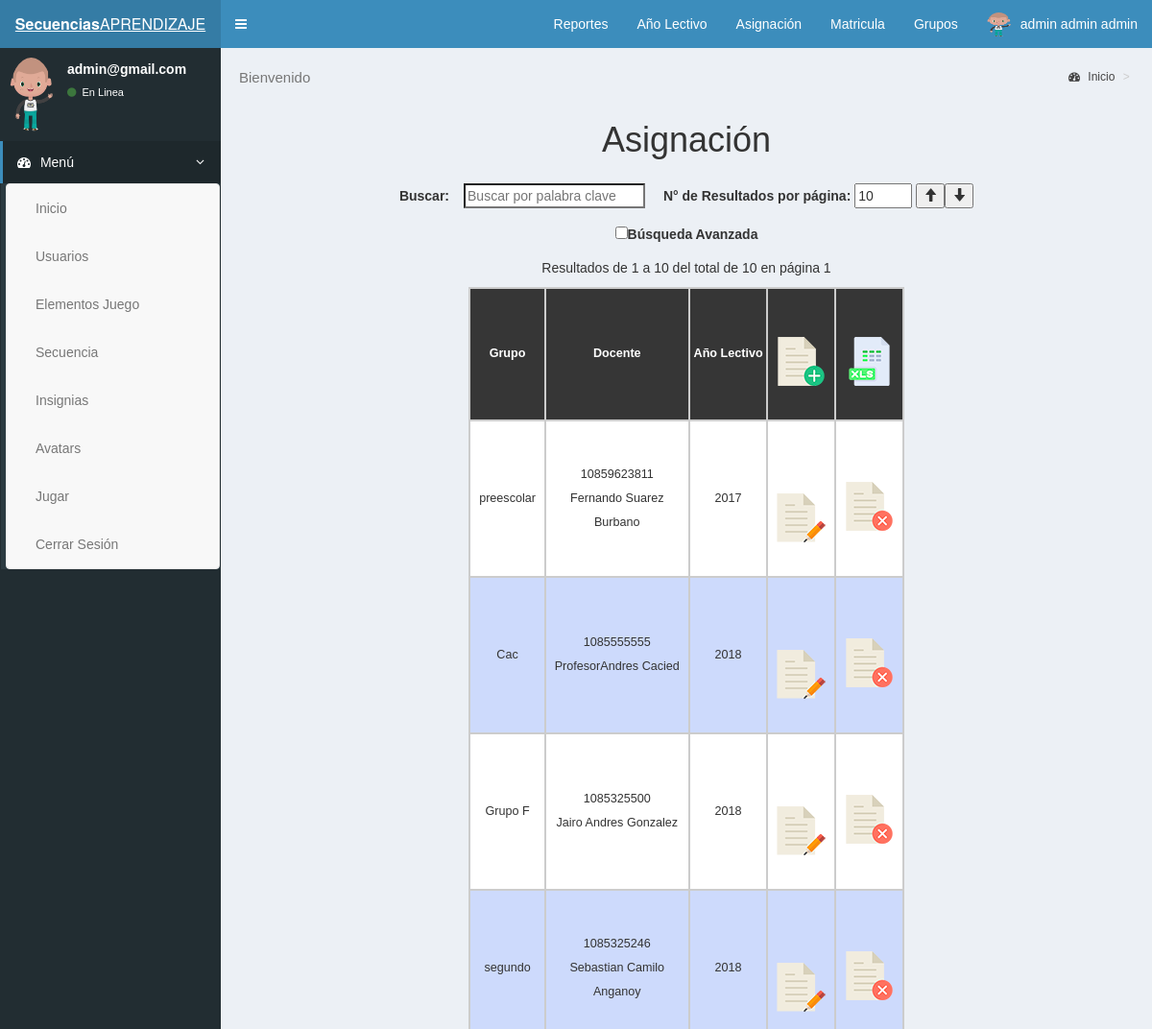
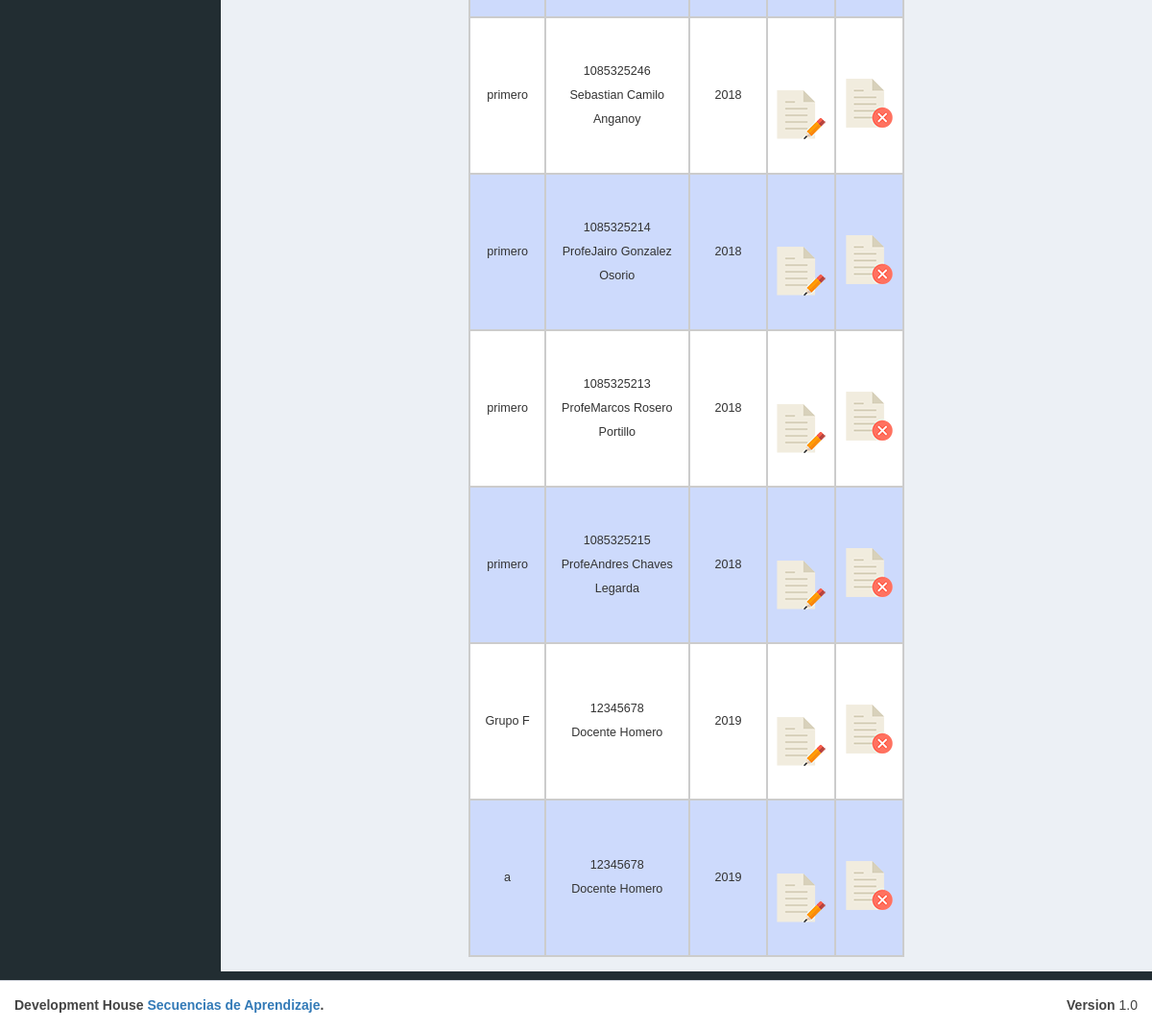
The app's page /secuencias_viejo/php/asignacion.php (signed in) with its own data (2 pictures, top to bottom).
### tables this page shows
CREATE TABLE IF NOT EXISTS `asignacion` (
  `id_asignacion` bigint(20) NOT NULL AUTO_INCREMENT COMMENT 'este campo representa la llave primaria pk de la tabla asignación ',
  `grupo` bigint(20) NOT NULL COMMENT 'este campo representa el id del grupo que se relaciona con asignación del docente y año ',
  `docente` bigint(20) NOT NULL COMMENT 'este campo representa el id del docente que se relaciona con asignación del grupo y año',
  `anio` bigint(20) NOT NULL COMMENT 'este campo representa el id del año que se relaciona con asignación del grupo y docente',
  PRIMARY KEY (`id_asignacion`),
  UNIQUE KEY `grupo_2` (`grupo`,`docente`,`anio`),
  KEY `docente` (`docente`),
  KEY `grupo` (`grupo`),
  KEY `anio` (`anio`)
);

CREATE TABLE IF NOT EXISTS `grupo` (
  `id_grupo` bigint(20) NOT NULL AUTO_INCREMENT COMMENT 'este campo representa la llave primaria PK de la tabla grupo',
  `nombre` varchar(255) NOT NULL COMMENT 'este campo almacena el nombre del grupo',
  PRIMARY KEY (`id_grupo`),
  UNIQUE KEY `nombre` (`nombre`)
);

CREATE TABLE IF NOT EXISTS `usuarios` (
  `id_usuarios` bigint(20) NOT NULL AUTO_INCREMENT COMMENT 'este campo representa la llave primaria PK de la tabla usuarios',
  `nombre` varchar(255) NOT NULL COMMENT 'este campo almacena el nombre de profesor, estudiante o administrador',
  `apellido1` varchar(255) NOT NULL COMMENT 'este campo almacena el primer apellido del profesor, estudiante o administrador ',
  `apellido2` varchar(255) DEFAULT NULL COMMENT 'este campo almacena el segundo apellido del profesor, estudiante o administrador',
  `nuip` varchar(255) NOT NULL COMMENT 'este campo almacena el número único de identificación personal del profesor, estudiante o administrador',
  `email` varchar(255) NOT NULL COMMENT 'este campo almacena el email del profesor, estudiante o administrador',
  `clave` varchar(255) NOT NULL COMMENT 'este campo almacena la clave del profesor, estudiante o administrador',
  `f_nacimiento` date NOT NULL COMMENT 'este campo almacena la fecha de nacimiento del profesor, estudiante o administrador',
  `tipo` enum('docente','admin','estudiante') NOT NULL DEFAULT 'estudiante' COMMENT 'este campo almacena el tipo, si es profesor, estudiante o administrador',
  `avatar` bigint(20) DEFAULT NULL COMMENT 'este campo representa la llave primaria de la tabla avatar',
  `puntos` int(11) NOT NULL COMMENT 'este campo almacena los puntos que obtiene el estudiante ',
  `estado` enum('Activo','Inactivo') NOT NULL DEFAULT 'Activo' COMMENT 'este campo almacena el estado en el que se encuentra el usuario',
  `ultimo_inicio` datetime NOT NULL COMMENT 'este campo almacena la fecha y hora del ultimo inicio del estudiante',
  PRIMARY KEY (`id_usuarios`),
  UNIQUE KEY `email` (`email`),
  UNIQUE KEY `nuip` (`nuip`),
  KEY `avatar` (`avatar`)
);

CREATE TABLE IF NOT EXISTS `anio_lectivo` (
  `id_anio_lectivo` bigint(20) NOT NULL AUTO_INCREMENT COMMENT 'este campo representa la llave primaria pk del año que se está cursando',
  `nombre_anio_lectivo` varchar(255) NOT NULL COMMENT 'este campo representa el nombre del año lectivo que se está cursando por ejemplo 2017 - 2018 o 2017',
  `estado_anio_lectivo` enum('Activo','Inactivo') NOT NULL DEFAULT 'Inactivo' COMMENT 'este campo representa el estado del año lectivo, si se encuentra vigente o no',
  PRIMARY KEY (`id_anio_lectivo`),
  UNIQUE KEY `nombre_anio_lectivo` (`nombre_anio_lectivo`)
);

### secuencias_viejo/php/asignacion.php (the view, shortened to what the rows shown need)
<?php
require("../config/conexion.php");
 require_once("../config/funciones.php");
 ?>
<center>
<?php
function buscar_asignacion($datos="",$reporte=""){
require("../config/conexion.php");
require_once ("../lib/Zebra_Pagination/Zebra_Pagination.php");
$resultados = ((isset($_COOKIE['numeroresultados_asignacion']) and $_COOKIE['numeroresultados_asignacion']!="" ) ? $_COOKIE['numeroresultados_asignacion'] : 10);
$paginacion = new Zebra_Pagination();
$paginacion->records_per_page($resultados);
$paginacion->records_per_page($resultados);
$cookiepage="page_asignacion";
$funcionjs="buscar();";$paginacion->fn_js_page("$funcionjs");
$paginacion->cookie_page($cookiepage);
$paginacion->padding(false);
$sql = "SELECT `asignacion`.`id_asignacion`, `asignacion`.`grupo`, `grupo`.`nombre` as gruponombre, `asignacion`.`docente`, `usuarios`.`nuip` as usuariosnuip, `usuarios`.`nombre` as usuariosnombre, `usuarios`.`apellido1` as usuariosapellido1, `usuarios`.`apellido2` as usuariosapellido2, `asignacion`.`anio`, `anio_lectivo`.`nombre_anio_lectivo` as anio_lectivonombre_anio_lectivo FROM `asignacion`  inner join `grupo` on `asignacion`.`grupo` = `grupo`.`id_grupo` inner join `usuarios` on `asignacion`.`docente` = `usuarios`.`id_usuarios` inner join `anio_lectivo` on `asignacion`.`anio` = `anio_lectivo`.`id_anio_lectivo`  ";
$datosrecibidos = $datos;
$datos = explode(" ",$datosrecibidos);
$datos[]="";
$cont =  0;
$sql .= ' WHERE ';
foreach ($datos as $id => $dato){
$sql .= ' concat(LOWER(`grupo`.`nombre`)," ",LOWER(`usuarios`.`nombre`)," ",LOWER(`usuarios`.`apellido1`)," ",LOWER(`usuarios`.`apellido2`)," ",LOWER(`anio_lectivo`.`nombre_anio_lectivo`)) LIKE "%'.mb_strtolower($dato, 'UTF-8').'%"';
$cont ++;
if (count($datos)>1 and count($datos)<>$cont){
$sql .= " and ";
}
}
$sql .=  " ORDER BY ";
if (isset($_COOKIE['orderbyasignacion']) and $_COOKIE['orderbyasignacion']!=""){ $sql .= "`asignacion`.`".$_COOKIE['orderbyasignacion']."`";
}else{ $sql .= "`asignacion`.`id_asignacion`";}
if (isset($_COOKIE['orderad_asignacion'])){
$orderadasignacion = $_COOKIE['orderad_asignacion'];
$sql .=  " $orderadasignacion ";
}else{
$sql .=  " desc ";
}
$consulta_total_asignacion = $mysqli->query($sql);
$total_asignacion = $consulta_total_asignacion->num_rows;
$paginacion->records($total_asignacion);
if ($reporte=="") $sql .=  " LIMIT " . (($paginacion->get_page() - 1) * $resultados) . ", " . $resultados;
$consulta = $mysqli->query($sql);
 ?>
<div align="center">
<table border="1" id="tbasignacion">
<thead>
<tr>
<th <?php  if(isset($_COOKIE['orderbyasignacion']) and $_COOKIE['orderbyasignacion']== "grupo"){ echo " style='text-decoration:underline' ";} ?>  onclick="grabarcookie('orderbyasignacion','grupo');buscar();" >Grupo</th>
<th <?php  if(isset($_COOKIE['orderbyasignacion']) and $_COOKIE['orderbyasignacion']== "docente"){ echo " style='text-decoration:underline' ";} ?>  onclick="grabarcookie('orderbyasignacion','docente');buscar();" >Docente</th>
<th <?php  if(isset($_COOKIE['orderbyasignacion']) and $_COOKIE['orderbyasignacion']== "anio"){ echo " style='text-decoration:underline' ";} ?>  onclick="grabarcookie('orderbyasignacion','anio');buscar();" >Año Lectivo</th>
<?php if ($reporte==""){ ?>
<th data-label="Nuevo" class="thbotones"><form id="formNuevo" name="formNuevo" method="post" action="asignacion.php">
<input type="image" name="submit" id="submit" value="Nuevo" title="Nuevo" src="<?php echo $url_raiz ?>img/nuevo.png">
</form>
</th>
<th data-label="XLS" class="thbotones"><form id="formNuevo" name="formNuevo" method="post" action="asignacion.php?xls">
<input type="image" title="Descargar en XLS" src="<?php echo $url_raiz ?>img/xls.png" name="submit" id="submit" value="XLS">
</form>
</th>
<?php } ?>
</tr>
</thead><tbody>
<?php
while($row=$consulta->fetch_assoc()){
 ?>
<tr>
<td data-label="Grupo"><?php echo $row['gruponombre']?></td>
<?php if ($reporte=="xls"){ ?>
<td><?php echo $row['usuariosnuip'];?></td>
<td><?php echo $row['usuariosnombre']." ".$row['usuariosapellido1']." ".$row['usuariosapellido2']; ?></td>
<?php }else{ ?>
<td data-label="Docente"><?php echo $row['usuariosnuip']."<br>".$row['usuariosnombre']." ".$row['usuariosapellido1']." ".$row['usuariosapellido2']; ?></td>
<?php } ?>
<td data-label="Año Lectivo"><?php echo $row['anio_lectivonombre_anio_lectivo']?></td>
<?php if ($reporte==""){ ?>
<td data-label="Modificar">
<form id="formModificar" name="formModificar" method="post" action="asignacion.php">
<input type="image" src="<?php echo $url_raiz ?>img/modificar.png"name="submit" id="submit" value="Modificar" title="Modificar">
</form>
</td>
<td data-label="Eliminar">
<input title="Eliminar" type="image" src="<?php echo $url_raiz ?>img/eliminar.png" onClick="confirmeliminar('asignacion.php',{'del':'<?php echo $row['id_asignacion'];?>'},'<?php echo "Grupo: ".$row['gruponombre'].". Docente: ".$row['usuariosnombre']." ".$row['usuariosapellido1']." ".$row['usuariosapellido2']." (".$row['usuariosnuip']."). Año: ".$row['anio_lectivonombre_anio_lectivo']; ?>');" value="Eliminar">
</td>
<?php } ?>
</tr>
<?php
}
 ?>
</tbody>
</table>
</div>
<?php
}
 ?>
<center>
<h1>Asignación</h1>
</center><?php
if (isset($_POST['submit'])){
if ($_POST['submit']=="Registrar"){
 @session_start();
$sql = "INSERT INTO asignacion (`grupo`, `docente`, `anio`) VALUES ('".$_POST['grupo']."', '".$_POST['docente']."', '".$_SESSION['id_anio_lectivo']."')";
$insertar = $mysqli->query($sql);
if ($mysqli->affected_rows>0){
 ?>
<script>alert('Registro Exitoso')</script>
<meta http-equiv="refresh" content="1; url=asignacion.php" />
<?php
 }else{
 ?>
<script>alert('Registro fallido')</script>
<meta http-equiv="refresh" content="1; url=asignacion.php" />
<?php
}
}
if ($_POST['submit']=="Nuevo"){
$textoh1 ="Registrar";
$textobtn ="Registrar";
 ?>
<div class="col-md-3"></div><form class="col-md-6" id="form1" name="form1" method="post" action="asignacion.php" >
<h1><?php echo $textoh1 ?></h1>
<?php
echo '<div class="form-group"><p><input title="" class="form-control" name="id_asignacion" type="hidden" id="id_asignacion" value="';if (isset($row['id_asignacion'])) echo $row['id_asignacion'];echo '"';echo '></p>';
echo "</div>";echo '<div class="form-group"><p><label for="grupo">Grupo:<span title="Este campo es obligatorio" style="color:red;font-size: 30px;margin: 2px;/top: 12px;top: 13px;position: relative;">*</span></label>';
$sql2= "SELECT id_grupo,nombre FROM grupo;";
 ?>
<select  title="" class="form-control" name="grupo" id="grupo"  required onchange="valida_asignacion();">
<?php
echo '<option value="">Seleccione una opci&oacute;n</option>';
$consulta2 = $mysqli->query($sql2);
while($row2=$consulta2->fetch_assoc()){
echo '<option value="'.$row2['id_grupo'].'"';if (isset($row['grupo']) and $row['grupo'] == $row2['id_grupo']) echo " selected ";echo '>'.$row2['nombre'].'</option>';
}
echo '</select></p>';
echo "</div>";echo '<div class="form-group"><p><label for="docente">Docente:<span title="Este campo es obligatorio" style="color:red;font-size: 30px;margin: 2px;/top: 12px;top: 13px;position: relative;">*</span></label>';
$sql3= "SELECT * FROM usuarios WHERE tipo = 'docente';";
 ?>
<select  title="" class="form-control" name="docente" id="docente"  required onchange="valida_asignacion();">
<?php
echo '<option value="">Seleccione una opci&oacute;n</option>';
$consulta3 = $mysqli->query($sql3);
while($row3=$consulta3->fetch_assoc()){
echo '<option value="'.$row3['id_usuarios'].'"';
if (isset($row['docente']) and $row['docente'] == $row3['id_usuarios']) echo " selected ";echo '>'.$row3['nombre'].' '.$row3['apellido1'].' '.$row3['apellido2'].' ('.$row3['nuip'].')</option>';
}
echo '</select></p>';
echo "</div>";
echo '<div class="form-group"><p><label for="anio">Año Lectivo:</label>';
$sql4= "SELECT id_anio_lectivo,nombre_anio_lectivo FROM anio_lectivo;";
@session_start();
if (isset($_SESSION['nombre_anio_lectivo'])){
echo "<span>".$_SESSION['nombre_anio_lectivo']."</span>";
echo "<input type='hidden' id='anio' value='".$_SESSION['id_anio_lectivo']."'>";
}
echo "</div><span id=\"txtgrupodocenteanio\"></span>";
echo '<p><input type="hidden" name="submit" id="submit" value="'.$textobtn.'"><button type="submit" class="btn btn-primary">'.$textobtn.'</button></p>
</form><div class="col-md-3"></div>';
}
if ($_POST['submit']=="Modificar"){
$sql = 'SELECT `id_asignacion`, `grupo`, `docente`, `anio` FROM `asignacion` WHERE concat(`asignacion`.`id_asignacion`) ="'.$_POST['cod'].'" Limit 1';
$consulta = $mysqli->query($sql);
$row=$consulta->fetch_assoc();
$textoh1 ="Modificar";
$textobtn ="Actualizar";
 ?>
<div class="col-md-3"></div><form class="col-md-6" id="form1" name="form1" method="post" action="asignacion.php" >
<h1><?php echo $textoh1 ?></h1>
<p><input name="cod" type="hidden" id="cod" value="<?php if (isset($row['id_asignacion']))  echo $row['id_asignacion'] ?>" size="120" required></p>
<?php
echo '<div class="form-group"><p><input title="" class="form-control" name="id_asignacion" type="hidden" id="id_asignacion" value="';if (isset($row['id_asignacion'])) echo $row['id_asignacion'];echo '"';echo '></p>';
echo "</div>";echo '<div class="form-group"><p><label for="grupo">Grupo:<span title="Este campo es obligatorio" style="color:red;font-size: 30px;margin: 2px;/top: 12px;top: 13px;position: relative;">*</span></label>';
$sql2= "SELECT id_grupo,nombre FROM grupo;";
 ?>
<select  title="" class="form-control" name="grupo" id="grupo" onchange="valida_asignacion();" required>
<?php
echo '<option value="">Seleccione una opci&oacute;n</option>';
$consulta2 = $mysqli->query($sql2);
while($row2=$consulta2->fetch_assoc()){
echo '<option value="'.$row2['id_grupo'].'"';if (isset($row['grupo']) and $row['grupo'] == $row2['id_grupo']) echo " selected ";echo '>'.$row2['nombre'].'</option>';
}
echo '</select></p>';
echo "</div>";echo '<div class="form-group"><p><label for="docente">Docente:<span title="Este campo es obligatorio" style="color:red;font-size: 30px;margin: 2px;/top: 12px;top: 13px;position: relative;">*</span></label>';
$sql3= "SELECT * FROM usuarios WHERE tipo = 'docente';";
 ?>
<select  title="" class="form-control" name="docente" id="docente"  onchange="valida_asignacion();" required>
<?php
echo '<option value="">Seleccione una opci&oacute;n</option>';
$consulta3 = $mysqli->query($sql3);
while($row3=$consulta3->fetch_assoc()){
echo '<option value="'.$row3['id_usuarios'].'"';if (isset($row['docente']) and $row['docente'] == $row3['id_usuarios']) echo " selected ";echo '>'.$row3['nombre'].' '.$row3['apellido1'].' '.$row3['apellido2'].'</option>';
}
echo '</select></p>';
echo "</div>";echo '<div class="form-group"><p><label for="anio">Año Lectivo:<span title="Este campo es obligatorio" style="color:red;font-size: 30px;margin: 2px;/top: 12px;top: 13px;position: relative;">*</span></label>';
$sql4= "SELECT id_anio_lectivo,nombre_anio_lectivo FROM anio_lectivo;";
@session_start();
if (isset($_SESSION['nombre_anio_lectivo'])){
echo "<span>".$_SESSION['nombre_anio_lectivo']."</span>";
echo "<input type='hidden' id='anio' value='".$_SESSION['id_anio_lectivo']."'>";
}
echo "</div><span id=\"txtgrupodocenteanio\"></span>";
echo '<p><input type="hidden" name="submit" id="submit" value="'.$textobtn.'"><button type="submit" class="btn btn-primary">'.$textobtn.'</button></p>
</form><div class="col-md-3"></div>';
}
if ($_POST['submit']=="Actualizar"){
$cod = $_POST['cod'];
 @session_start();
$sql = "UPDATE asignacion SET id_asignacion='".$_POST['id_asignacion']."', grupo='".$_POST['grupo']."', docente='".$_POST['docente']."', anio='".$_SESSION['id_anio_lectivo']."'WHERE  `asignacion`.`id_asignacion` = '".$cod."';";
$actualizar = $mysqli->query($sql);
if ($mysqli->affected_rows>0){
?>
<script>alert('Modificación exitosa');</script>
<meta http-equiv="refresh" content="1; url=asignacion.php" />
<?php
 }else{
?>
<script>alert('Modificación fallida');</script>
<meta http-equiv="refresh" content="2; url=asignacion.php" />
<?php
}
}
 }else{
 ?>
<span id="txtsugerencias">
<?php
buscar_asignacion();
 ?>
</span>
<?php
}
echo '</center>';
 ?>
<?php $contenido = ob_get_contents();
include ("../plantilla/home.php");
 ?>

### records on screen
asignacion: grupo.nombre "preescolar", docente.nuip "10859623811", docente.nombre "Fernando", docente.apellido1 "Suarez", docente.apellido2 "Burbano", anio.nombre_anio_lectivo "2017"
asignacion: grupo.nombre "Cac", docente.nuip "1085555555", docente.nombre "ProfesorAndres", docente.apellido1 "Cacied", anio.nombre_anio_lectivo "2018"
asignacion: grupo.nombre "Grupo F", docente.nuip "1085325500", docente.nombre "Jairo Andres", docente.apellido1 "Gonzalez", anio.nombre_anio_lectivo "2018"
asignacion: grupo.nombre "segundo", docente.nuip "1085325246", docente.nombre "Sebastian Camilo", docente.apellido1 "Anganoy", anio.nombre_anio_lectivo "2018"
asignacion: grupo.nombre "primero", docente.nuip "1085325246", docente.nombre "Sebastian Camilo", docente.apellido1 "Anganoy", anio.nombre_anio_lectivo "2018"
asignacion: grupo.nombre "primero", docente.nuip "1085325214", docente.nombre "ProfeJairo", docente.apellido1 "Gonzalez", docente.apellido2 "Osorio", anio.nombre_anio_lectivo "2018"
asignacion: grupo.nombre "primero", docente.nuip "1085325213", docente.nombre "ProfeMarcos", docente.apellido1 "Rosero", docente.apellido2 "Portillo", anio.nombre_anio_lectivo "2018"
asignacion: grupo.nombre "primero", docente.nuip "1085325215", docente.nombre "ProfeAndres", docente.apellido1 "Chaves", docente.apellido2 "Legarda", anio.nombre_anio_lectivo "2018"
asignacion: grupo.nombre "Grupo F", docente.nuip "12345678", docente.nombre "Docente", docente.apellido1 "Homero", anio.nombre_anio_lectivo "2019"
asignacion: grupo.nombre "a", docente.nuip "12345678", docente.nombre "Docente", docente.apellido1 "Homero", anio.nombre_anio_lectivo "2019"

### other values on screen
$_SESSION['nombre'] "admin"
$_SESSION['apellido'] "admin admin"
$_SESSION['email'] "admin@gmail.com"
$minimo_asignacion "1"
$maximo_asignacion "10"
$total_asignacion "10"
$paginacion->get_page() "1"
